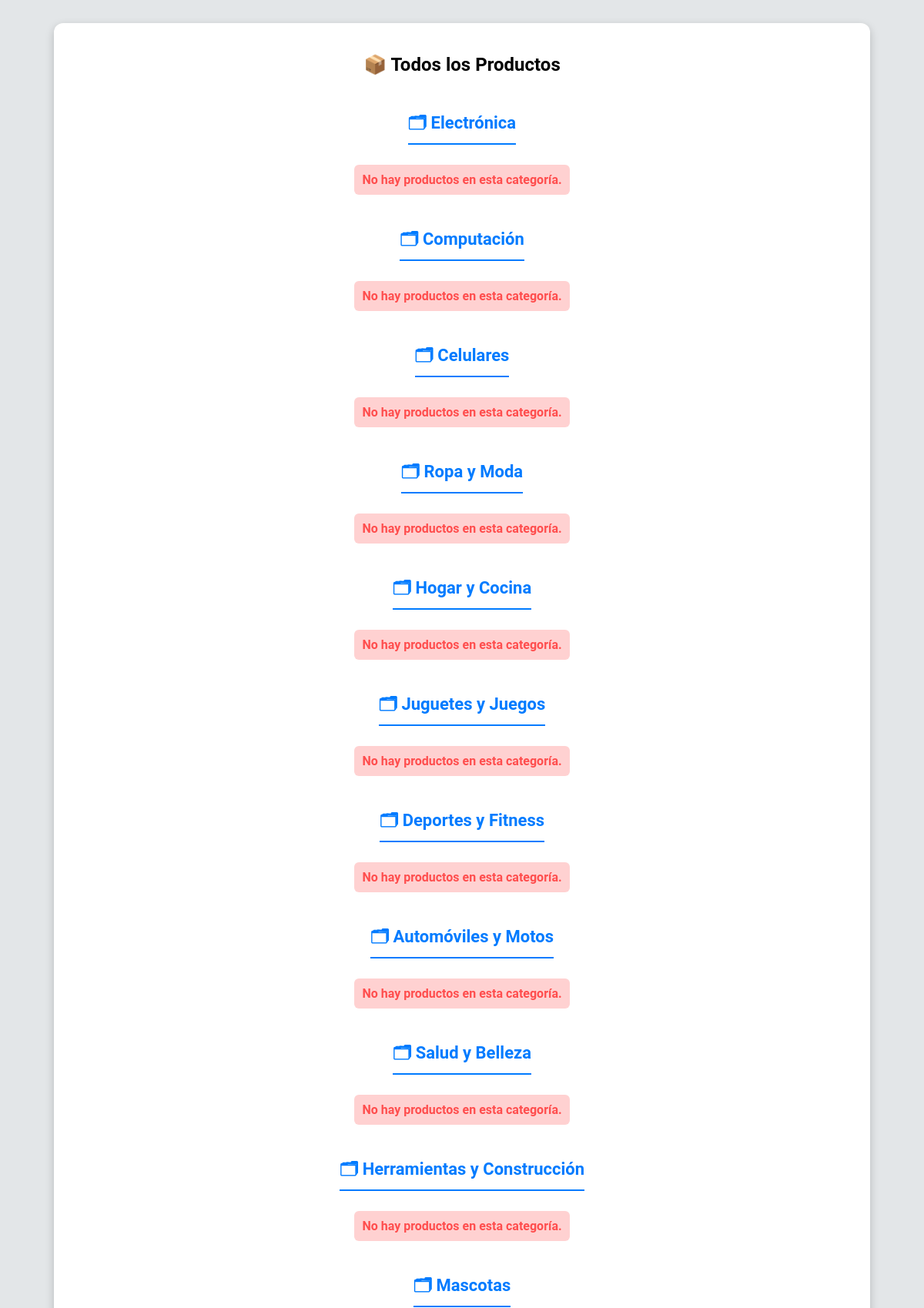
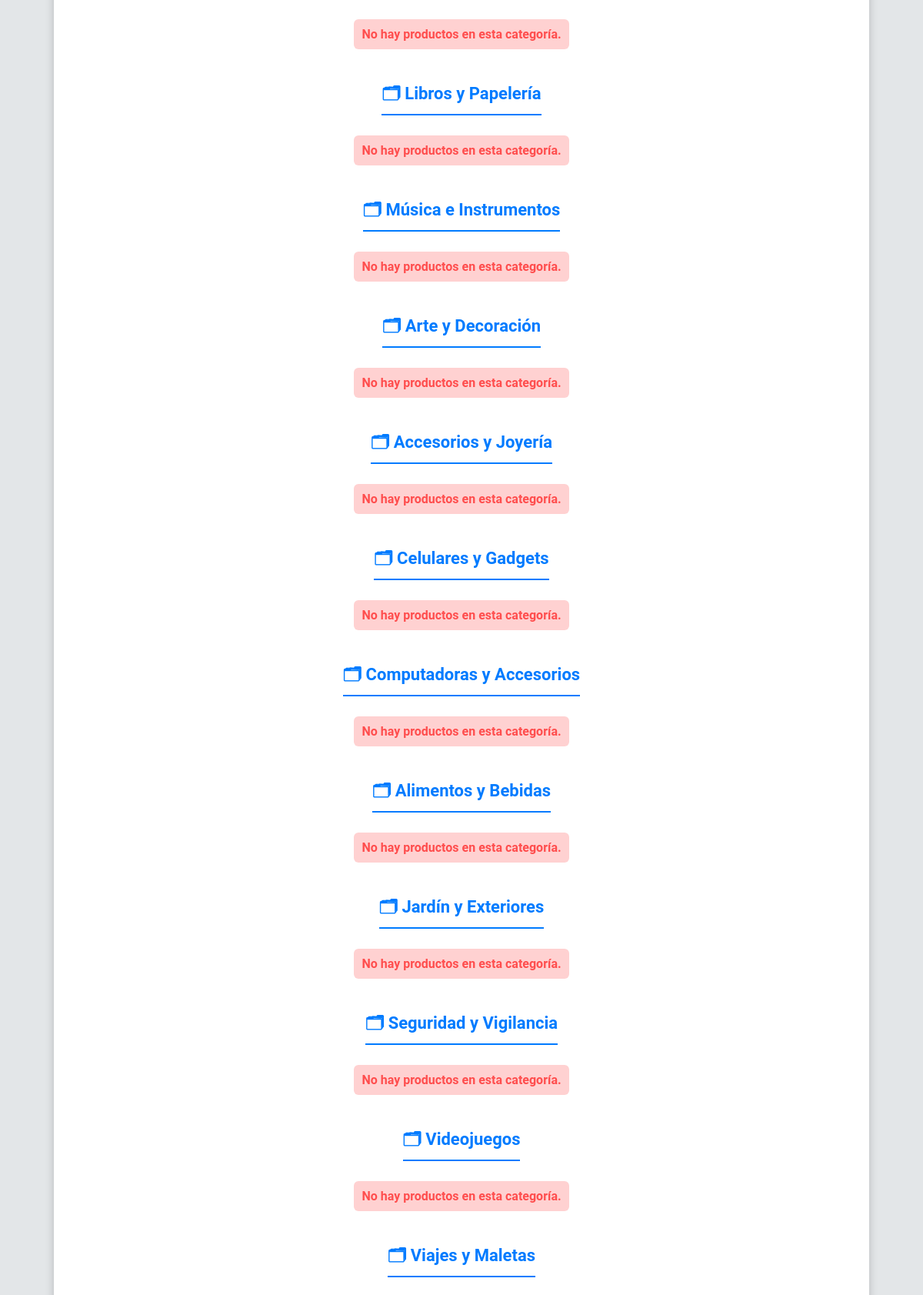
Page /routes/filtrar_categoria.php?categoria=all (upper part) on the committed database (2 pictures, top to bottom).
### tables this page shows
CREATE TABLE IF NOT EXISTS categoria (
    id INT PRIMARY KEY AUTO_INCREMENT,
    nombre VARCHAR(100) NOT NULL,
    descripcion TEXT DEFAULT NULL
);

### routes/filtrar_categoria.php (called while the page is built, shortened)
<?php
$db = new Connection();
$conexion = $db->connect();
$categoria_id = isset($_GET['categoria']) ? $_GET['categoria'] : null;
if ($categoria_id === 'all') {
    $sql_categorias = "SELECT * FROM categoria";
    $categorias = mysqli_query($conexion, $sql_categorias);
} else {
    $sql = "SELECT * FROM producto WHERE categoria_id = " . intval($categoria_id);
    $resultado = mysqli_query($conexion, $sql);
}
include_once "../views/filtrar_categoria.php"
?>

### views/filtrar_categoria.php (the view, shortened to what this page needs)
<!DOCTYPE html>
<html lang="es">
<head>
    <link rel="stylesheet" href="../routes/public/categorias.css">
</head>
<body>
    <div class="container">
        <h2>📦 Todos los Productos</h2>
        <?php if ($categoria_id === 'all'): ?>
            <?php while ($fila_categoria = mysqli_fetch_assoc($categorias)): ?>
                <h3 class="category-title">🗂 <?= htmlspecialchars($fila_categoria['nombre']) ?></h3>
                <div class="products-grid">
                    <?php
                    $categoria_id_actual = $fila_categoria['id'];
                    $sql_productos = "SELECT * FROM producto WHERE categoria_id = $categoria_id_actual";
                    $productos_categoria = mysqli_query($conexion, $sql_productos);
                    if (mysqli_num_rows($productos_categoria) > 0):
                        while ($producto = mysqli_fetch_assoc($productos_categoria)): ?>
                            <div class="product-card">
                            <img src="<?= htmlspecialchars($producto['imagen']) ?>" class="product-img">
                                <p><?= htmlspecialchars($producto['nombre']) ?></p>
                                <span>$<?= htmlspecialchars($producto['precio']) ?></span>
                            </div>
                        <?php endwhile; ?>
                    <?php else: ?>
                        <p class="empty-category">No hay productos en esta categoría.</p>
                    <?php endif; ?>
                </div>
            <?php endwhile; ?>
        <?php endif; ?>
    </div>
</body>
</html>

### routes/public/categorias.css (style rules this page uses)
body { font-family: 'Roboto', sans-serif; background-color: #e3e6e8; margin: 0; padding: 0; }
.container { width: 85%; max-width: 1100px; margin: 30px auto; padding: 20px; background: #ffffff; border-radius: 12px; box-shadow: 0 4px 12px rgba(0, 0, 0, 0.2); text-align: center; }
.products-grid { display: flex; flex-wrap: wrap; gap: 15px; justify-content: center; }
.category-title { font-size: 22px; font-weight: bold; color: #007bff; margin: 25px 0 10px; border-bottom: 2px solid #007bff; display: inline-block; padding-bottom: 5px; }
.empty-category { font-size: 16px; color: #ff4d4d; font-weight: bold; padding: 10px; background: #ffd1d1; border-radius: 6px; }

### rows in the picture
categoria: nombre "Electrónica", shows "No hay productos en esta categoría."
categoria: nombre "Computación", shows "No hay productos en esta categoría."
categoria: nombre "Celulares", shows "No hay productos en esta categoría."
categoria: nombre "Ropa y Moda", shows "No hay productos en esta categoría."
categoria: nombre "Hogar y Cocina", shows "No hay productos en esta categoría."
categoria: nombre "Juguetes y Juegos", shows "No hay productos en esta categoría."
categoria: nombre "Deportes y Fitness", shows "No hay productos en esta categoría."
categoria: nombre "Automóviles y Motos", shows "No hay productos en esta categoría."
categoria: nombre "Salud y Belleza", shows "No hay productos en esta categoría."
categoria: nombre "Herramientas y Construcción", shows "No hay productos en esta categoría."
categoria: nombre "Mascotas", shows "No hay productos en esta categoría."
categoria: nombre "Libros y Papelería", shows "No hay productos en esta categoría."
categoria: nombre "Música e Instrumentos", shows "No hay productos en esta categoría."
categoria: nombre "Arte y Decoración", shows "No hay productos en esta categoría."
categoria: nombre "Accesorios y Joyería", shows "No hay productos en esta categoría."
categoria: nombre "Celulares y Gadgets", shows "No hay productos en esta categoría."
categoria: nombre "Computadoras y Accesorios", shows "No hay productos en esta categoría."
categoria: nombre "Alimentos y Bebidas", shows "No hay productos en esta categoría."
categoria: nombre "Jardín y Exteriores", shows "No hay productos en esta categoría."
categoria: nombre "Seguridad y Vigilancia", shows "No hay productos en esta categoría."
categoria: nombre "Videojuegos", shows "No hay productos en esta categoría."
categoria: nombre "Viajes y Maletas"
